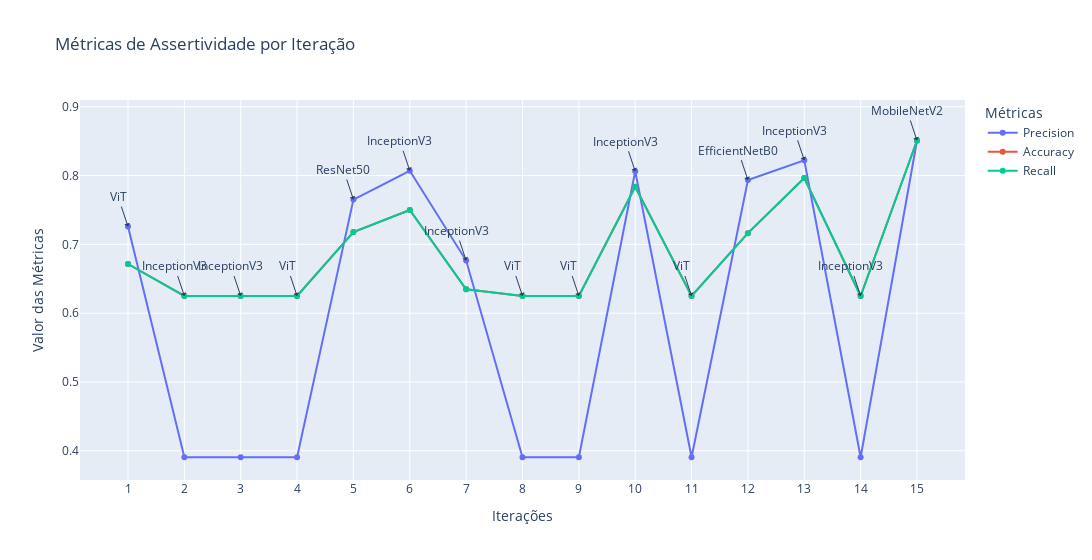

Write notebook code for a chart like this one.
### Code cell
def plot_assertiveness_metrics(metrics_per_iteration, show_labels=True):
    # Separar as métricas para plotagem
    iterations = list(metrics_per_iteration.keys())
    precision_values = [metrics_per_iteration[it]['assertividade']['precision'] for it in iterations]
    accuracy_values = [metrics_per_iteration[it]['assertividade']['accuracy'] for it in iterations]
    recall_values = [metrics_per_iteration[it]['assertividade']['recall'] for it in iterations]
    model_names = [metrics_per_iteration[it]['model_name'] for it in iterations]

    # Criar o gráfico com Plotly
    fig = go.Figure()

    # Adicionando as linhas das métricas precision, accuracy e recall
    fig.add_trace(go.Scatter(x=iterations, y=precision_values, mode='lines+markers', name='Precision'))
    fig.add_trace(go.Scatter(x=iterations, y=accuracy_values, mode='lines+markers', name='Accuracy'))
    fig.add_trace(go.Scatter(x=iterations, y=recall_values, mode='lines+markers', name='Recall'))

    # Adicionar as anotações de modelo para cada iteração (se show_labels for True)
    if show_labels:
        for i, iteration in enumerate(iterations):
            fig.add_annotation(x=str(int(iteration) - 1),  # Ajuste para alinhar com a iteração correta
                               y=max(precision_values[i], accuracy_values[i], recall_values[i]),
                               text=f"{model_names[i]}", showarrow=True, arrowhead=1)

    # Ajustes de layout
    fig.update_layout(
        title="Métricas de Assertividade por Iteração",
        xaxis_title="Iterações",
        yaxis_title="Valor das Métricas",
        legend_title="Métricas",
        hovermode="x unified",
        width=1500  # Aumentando a largura do gráfico para melhor visualização
    )

    # Mostrar o gráfico
    fig.show()

plot_assertiveness_metrics(metrics_per_iteration)

### Figure 1 — Plotly figure (JSON) as saved in the notebook; plotly's stock layout.template omitted (floating-point values rounded to 4 significant figures)
{"data": [{"mode": "lines+markers", "name": "Precision", "type": "scatter", "x": ["1", "2", "3", "4", "5", "6", "7", "8", "9", "10", "11", "12", "13", "14", "15"], "y": [0.726, 0.3906, 0.3906, 0.3906, 0.7651, 0.807, 0.6765, 0.3906, 0.3906, 0.8062, 0.3906, 0.7934, 0.8222, 0.3906, 0.8509]}, {"mode": "lines+markers", "name": "Accuracy", "type": "scatter", "x": ["1", "2", "3", "4", "5", "6", "7", "8", "9", "10", "11", "12", "13", "14", "15"], "y": [0.6715, 0.625, 0.625, 0.625, 0.7179, 0.75, 0.6346, 0.625, 0.625, 0.7837, 0.625, 0.7163, 0.7965, 0.625, 0.851]}, {"mode": "lines+markers", "name": "Recall", "type": "scatter", "x": ["1", "2", "3", "4", "5", "6", "7", "8", "9", "10", "11", "12", "13", "14", "15"], "y": [0.6715, 0.625, 0.625, 0.625, 0.7179, 0.75, 0.6346, 0.625, 0.625, 0.7837, 0.625, 0.7163, 0.7965, 0.625, 0.851]}], "layout": {"annotations": [{"arrowhead": 1, "showarrow": true, "text": "ViT", "x": "0", "y": 0.726}, {"arrowhead": 1, "showarrow": true, "text": "InceptionV3", "x": "1", "y": 0.625}, {"arrowhead": 1, "showarrow": true, "text": "InceptionV3", "x": "2", "y": 0.625}, {"arrowhead": 1, "showarrow": true, "text": "ViT", "x": "3", "y": 0.625}, {"arrowhead": 1, "showarrow": true, "text": "ResNet50", "x": "4", "y": 0.7651}, {"arrowhead": 1, "showarrow": true, "text": "InceptionV3", "x": "5", "y": 0.807}, {"arrowhead": 1, "showarrow": true, "text": "InceptionV3", "x": "6", "y": 0.6765}, {"arrowhead": 1, "showarrow": true, "text": "ViT", "x": "7", "y": 0.625}, {"arrowhead": 1, "showarrow": true, "text": "ViT", "x": "8", "y": 0.625}, {"arrowhead": 1, "showarrow": true, "text": "InceptionV3", "x": "9", "y": 0.8062}, {"arrowhead": 1, "showarrow": true, "text": "ViT", "x": "10", "y": 0.625}, {"arrowhead": 1, "showarrow": true, "text": "EfficientNetB0", "x": "11", "y": 0.7934}, {"arrowhead": 1, "showarrow": true, "text": "InceptionV3", "x": "12", "y": 0.8222}, {"arrowhead": 1, "showarrow": true, "text": "InceptionV3", "x": "13", "y": 0.625}, {"arrowhead": 1, "showarrow": true, "text": "MobileNetV2", "x": "14", "y": 0.851}], "hovermode": "x unified", "legend": {"title": {"text": "Métricas"}}, "title": {"text": "Métricas de Assertividade por Iteração"}, "width": 1500, "xaxis": {"title": {"text": "Iterações"}}, "yaxis": {"title": {"text": "Valor das Métricas"}}}}
